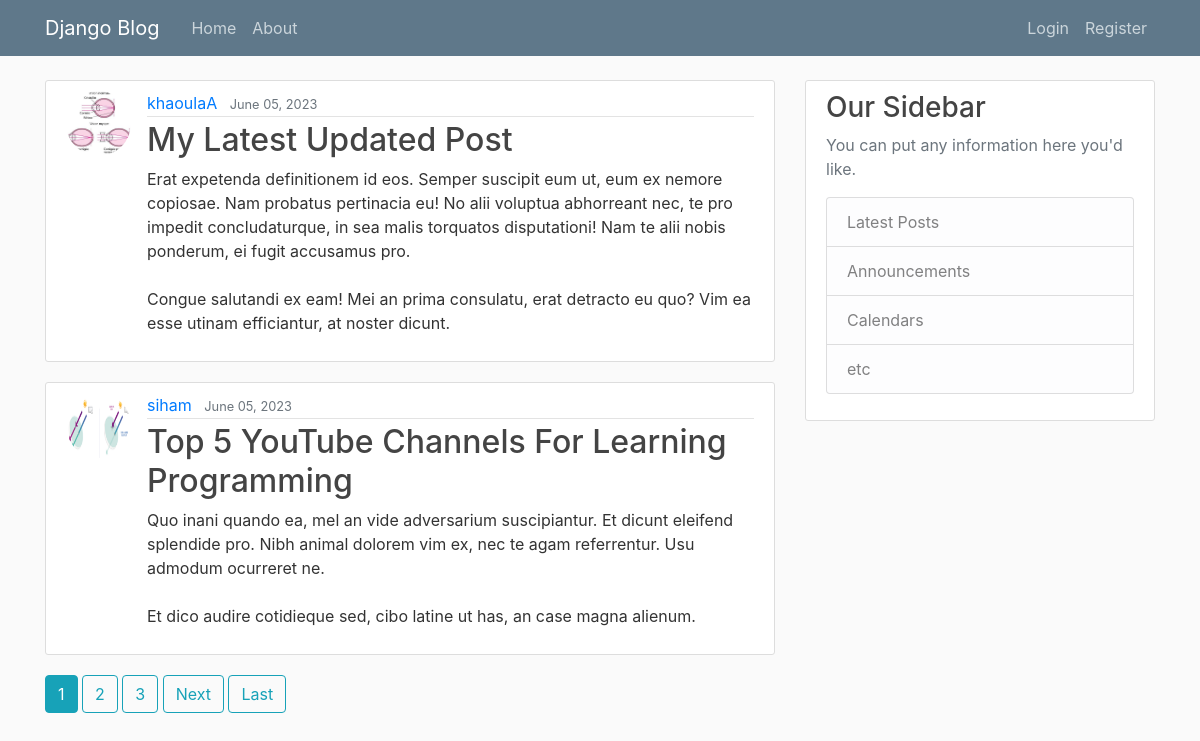
Screenshot of /blog/ with the database file from the repository.
### blog/models.py (models this page shows, shortened)
class Post(models.Model):
    title = models.CharField(max_length=100)
    content = models.TextField()
    date_posted = models.DateTimeField(default=timezone.now)
    author = models.ForeignKey(User, on_delete=models.CASCADE)

### users/models.py (models this page shows, shortened)
class Profile(models.Model):
    user = models.OneToOneField(User, on_delete=models.CASCADE)
    image = models.ImageField(default='default.jpg', upload_to='profile_pics')

### blog/views.py (the view)
# urls.py: path('', PostListView.as_view(), name = "blog-home"),
class PostListView(ListView):
    model = Post
    template_name = 'blog/home.html'
    context_object_name = 'posts'
    ordering = ['-date_posted']
    paginate_by = 2

### blog/templates/blog/home.html (shortened to what this page needs)
{% extends "blog/base.html" %}
{% block content %}
    {% for post in posts %}
        <article class="media content-section">
          <img class="rounded-circle article-img" src="{{ post.author.profile.image.url }}">
          <div class="media-body">
            <div class="article-metadata">
              <a class="mr-2" href="{% url 'user-posts' post.author.username %}">{{ post.author }}</a>
              <small class="text-muted">{{ post.date_posted|date:"F d, Y" }}</small>
            </div>
            <h2><a class="article-title" href="{% url 'post-detail' post.id %}">{{ post.title }}</a></h2>
            <p class="article-content">{{ post.content }}</p>
          </div>
        </article>
    {% endfor %}
    {% if is_paginated %}
        {% for num in page_obj.paginator.page_range %}
           {% if page_obj.number == num %}
               <a  class="btn btn-info mb-4 "href="?page={{ num }}">{{ num }}</a>
            {% elif num > page_obj.number|add:'-3' and num < page_obj.number|add:'+3' %}
                <a  class="btn btn-outline-info mb-4 "href="?page={{ num }}">{{ num }}</a>
           {% endif %}
        {% endfor %}
        {% if page_obj.has_next %}
           <a  class="btn btn-outline-info mb-4 "href="?page={{ page_obj.next_page_number }}">Next</a>
           <a  class="btn btn-outline-info mb-4 "href="?page={{ page_obj.pafinator.num_pages }}">Last</a>
        {% endif %}
    {% endif %}
{% endblock content %}

### blog/templates/blog/base.html (shortened to what this page needs)
{% load static %}
<!DOCTYPE html>
<html lang="en">
<head>
    <link rel="stylesheet" href="https://cdn.jsdelivr.net/npm/bootstrap@4.0.0/dist/css/bootstrap.min.css">
    <link rel="stylesheet"  type="text/css" href="{% static 'blog/main.css' %}">
</head>
<body>
    <header class="site-header">
        <nav class="navbar navbar-expand-md navbar-dark bg-steel fixed-top">
          <div class="container">
            <a class="navbar-brand mr-4" href="{% url 'blog-home' %}">Django Blog</a>
            <div class="collapse navbar-collapse" id="navbarToggle">
              <div class="navbar-nav mr-auto">
                <a class="nav-item nav-link" href="{% url 'blog-home' %}">Home</a>
                <a class="nav-item nav-link" href="{% url 'blog-about' %}">About</a>
              </div>
              <div class="navbar-nav">
                {% if user.is_authenticated %}
                    <a class="nav-item nav-link" href="{% url 'post-create' %}">New Post</a>
                    <a class="nav-item nav-link" href="{% url 'profile' %}">Profile</a>
                    <a class="nav-item nav-link" href="{% url 'logout' %}">Logout</a>
                {% else %}
                    <a class="nav-item nav-link" href="{% url 'login' %}">Login</a>
                    <a class="nav-item nav-link" href="{% url 'register' %}">Register</a>
                {% endif %}
              </div>
            </div>
          </div>
        </nav>
    </header>
    <main role="main" class="container">
        <div class="row">
          <div class="col-md-8">
            {% block content %}{% endblock %}
          </div>
          <div class="col-md-4">
            <div class="content-section">
              <h3>Our Sidebar</h3>
              <p class='text-muted'>You can put any information here you'd like.
                <ul class="list-group">
                  <li class="list-group-item list-group-item-light">Latest Posts</li>
                  <li class="list-group-item list-group-item-light">Announcements</li>
                  <li class="list-group-item list-group-item-light">Calendars</li>
                  <li class="list-group-item list-group-item-light">etc</li>
                </ul>
              </p>
            </div>
          </div>
        </div>
    </main>
</body>
</html>

### blog/static/blog/main.css (style rules this page uses)
body { background: #fafafa; color: #333333; margin-top: 5rem; }
h1, h2, h3, h4, h5, h6 { color: #444444; }
ul { margin: 0; }
.bg-steel { background-color: #5f788a; }
.site-header .navbar-nav .nav-link { color: #cbd5db; }
.content-section { background: #ffffff; padding: 10px 20px; border: 1px solid #dddddd; border-radius: 3px; margin-bottom: 20px; }
.article-title { color: #444444; }
.article-content { white-space: pre-line; }
.article-img { height: 65px; width: 65px; margin-right: 16px; }
.article-metadata { padding-bottom: 1px; margin-bottom: 4px; border-bottom: 1px solid #e3e3e3 }

### rows the page displays
Post: author.profile.image (picture), author "khaoulaA", date_posted "June 05, 2023", title "My Latest Updated Post", content "Erat expetenda definitionem id eos. Semper suscipit eum ut, eum ex nemore copiosae. Nam probatus pertinacia eu! No alii voluptua abhorreant nec, te pro impedit concludaturque, in sea malis torquatos disputationi! Nam te alii nobis ponderum, ei fugit accusamus pro. Congue salutandi ex eam! Mei an prima consulatu, erat detracto eu quo? Vim ea esse utinam efficiantur, at noster dicunt."
Post: author.profile.image (picture), author "siham", date_posted "June 05, 2023", title "Top 5 YouTube Channels For Learning Programming", content "Quo inani quando ea, mel an vide adversarium suscipiantur. Et dicunt eleifend splendide pro. Nibh animal dolorem vim ex, nec te agam referrentur. Usu admodum ocurreret ne. Et dico audire cotidieque sed, cibo latine ut has, an case magna alienum."

### other values shown
{{ num }} "1"
{{ num }} "2" "3"
